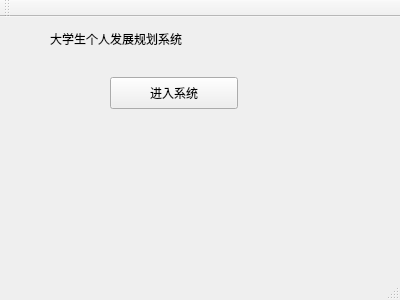
<?xml version="1.0" encoding="UTF-8"?>
<ui version="4.0">
 <class>MainWindow</class>
 <widget class="QMainWindow" name="MainWindow">
  <property name="geometry">
   <rect>
    <x>0</x>
    <y>0</y>
    <width>400</width>
    <height>300</height>
   </rect>
  </property>
  <property name="windowTitle">
   <string>MainWindow</string>
  </property>
  <widget class="QWidget" name="centralWidget">
   <widget class="QLabel" name="label">
    <property name="geometry">
     <rect>
      <x>50</x>
      <y>10</y>
      <width>281</width>
      <height>24</height>
     </rect>
    </property>
    <property name="text">
     <string>大学生个人发展规划系统</string>
    </property>
   </widget>
   <widget class="QPushButton" name="pushButton">
    <property name="geometry">
     <rect>
      <x>110</x>
      <y>60</y>
      <width>128</width>
      <height>32</height>
     </rect>
    </property>
    <property name="text">
     <string>进入系统</string>
    </property>
   </widget>
  </widget>
  <widget class="QMenuBar" name="menuBar">
   <property name="geometry">
    <rect>
     <x>0</x>
     <y>0</y>
     <width>400</width>
     <height>21</height>
    </rect>
   </property>
  </widget>
  <widget class="QToolBar" name="mainToolBar">
   <attribute name="toolBarArea">
    <enum>TopToolBarArea</enum>
   </attribute>
   <attribute name="toolBarBreak">
    <bool>false</bool>
   </attribute>
  </widget>
  <widget class="QStatusBar" name="statusBar"/>
 </widget>
 <layoutdefault spacing="6" margin="11"/>
 <resources/>
 <connections/>
</ui>
